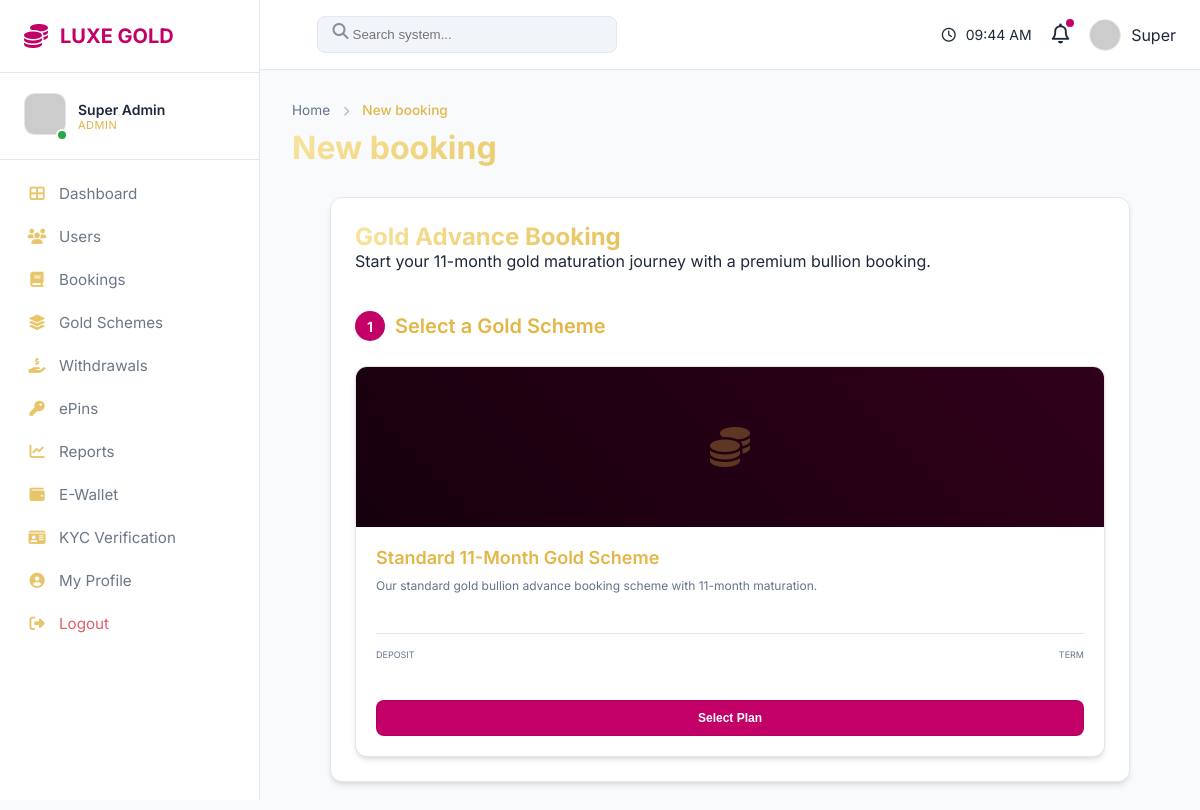
The page /dashboards/new_booking.php (signed in) on the database as committed earlier.
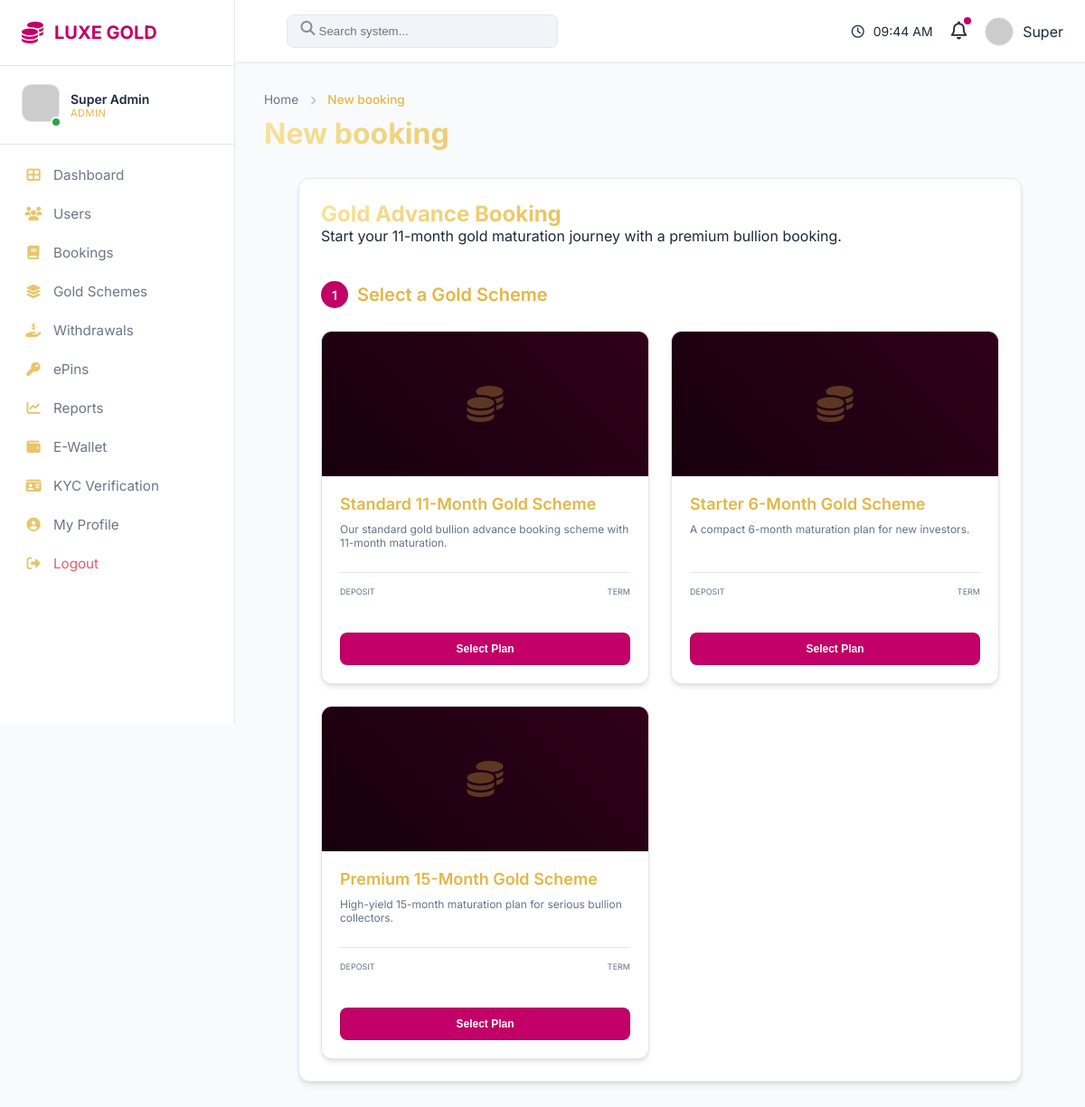
The same page on the database as committed later.
### tables this page shows
CREATE TABLE IF NOT EXISTS gold_schemes (
    id INT AUTO_INCREMENT PRIMARY KEY,
    scheme_code VARCHAR(20) UNIQUE NOT NULL,
    scheme_name VARCHAR(100) NOT NULL,
    deposit_amount DECIMAL(15, 2) NOT NULL,
    maturity_amount DECIMAL(15, 2) NOT NULL,
    duration_months INT NOT NULL,
    milestone_1_month INT DEFAULT 4,
    milestone_1_amount DECIMAL(15, 2) DEFAULT 0,
    milestone_2_month INT DEFAULT 8,
    milestone_2_amount DECIMAL(15, 2) DEFAULT 0,
    description TEXT,
    scheme_image VARCHAR(255) DEFAULT NULL,
    is_active BOOLEAN DEFAULT TRUE,
    created_at TIMESTAMP DEFAULT CURRENT_TIMESTAMP
);

### dashboards/new_booking.php (the view, shortened to what this page needs)
<?php
require_once '../config/db.php';
require_once '../layouts/header.php';
$message = $_GET['msg'] ?? '';
$schemes = $pdo->query("SELECT * FROM gold_schemes WHERE is_active = 1")->fetchAll();
?>
<div class="glass-card" style="max-width: 800px; margin: 0 auto;">
    <h2 class="gold-gradient-text">Gold Advance Booking</h2>
    <p class="text-muted">Start your 11-month gold maturation journey with a premium bullion booking.</p>
    <?php if (!$message): ?>
        <div style="margin-top: 40px;">
            <h3 class="gold-text" style="font-size: 20px; margin-bottom: 25px; display: flex; align-items: center; gap: 10px;">
                <span style="background: var(--brand-magenta); color: white; width: 30px; height: 30px; border-radius: 50%; display: flex; align-items: center; justify-content: center; font-size: 14px;">1</span>
                Select a Gold Scheme
            </h3>
            <div style="display: grid; grid-template-columns: repeat(auto-fit, minmax(280px, 1fr)); gap: 24px;">
                <?php foreach ($schemes as $s): ?>
                    <div class="glass-card scheme-card" onclick="selectScheme(<?php echo $s['id']; ?>, '<?php echo $s['scheme_name']; ?>', <?php echo $s['deposit_amount']; ?>)"
                         style="cursor: pointer; transition: all 0.3s; border: 1px solid var(--glass-border); padding: 0; overflow: hidden; margin-bottom: 0;">
                        <?php if ($s['scheme_image']): ?>
                            <img src="../uploads/schemes/<?php echo $s['scheme_image']; ?>" style="width: 100%; height: 160px; object-fit: cover;">
                        <?php else: ?>
                            <div style="width: 100%; height: 160px; background: linear-gradient(45deg, #16000D, #30001a); display: flex; align-items: center; justify-content: center;">
                                <i class="fas fa-coins" style="font-size: 40px; color: var(--brand-gold-pure); opacity: 0.3;"></i>
                            </div>
                        <?php endif; ?>
                        <div style="padding: 20px;">
                            <h4 class="gold-text" style="font-size: 18px; margin-bottom: 10px;"><?php echo $s['scheme_name']; ?></h4>
                            <p style="font-size: 12px; color: var(--text-muted); height: 40px; overflow: hidden; margin-bottom: 15px;"><?php echo $s['description']; ?></p>
                            <div style="display: flex; justify-content: space-between; border-top: 1px solid var(--glass-border); padding-top: 15px;">
                                <div>
                                    <small style="color: var(--text-muted); display: block; text-transform: uppercase; font-size: 9px;">Deposit</small>
                                    <strong style="color: white;">₹<?php echo number_format($s['deposit_amount']); ?></strong>
                                </div>
                                <div style="text-align: right;">
                                    <small style="color: var(--text-muted); display: block; text-transform: uppercase; font-size: 9px;">Term</small>
                                    <strong style="color: white;"><?php echo $s['duration_months']; ?> Months</strong>
                                </div>
                            </div>
                            <button class="btn-gold" style="width: 100%; margin-top: 20px; font-size: 12px; padding: 10px;">Select Plan</button>
                        </div>
                    </div>
                <?php endforeach; ?>
            </div>
        </div>
    <?php endif; ?>
</div>
<?php require_once '../layouts/footer.php'; ?>

Rows that differ between the two databases and show on the page:
added gold_schemes: scheme_name "Starter 6-Month Gold Scheme", description "A compact 6-month maturation plan for new investors."
added gold_schemes: scheme_name "Premium 15-Month Gold Scheme", description "High-yield 15-month maturation plan for serious bullion collectors."
